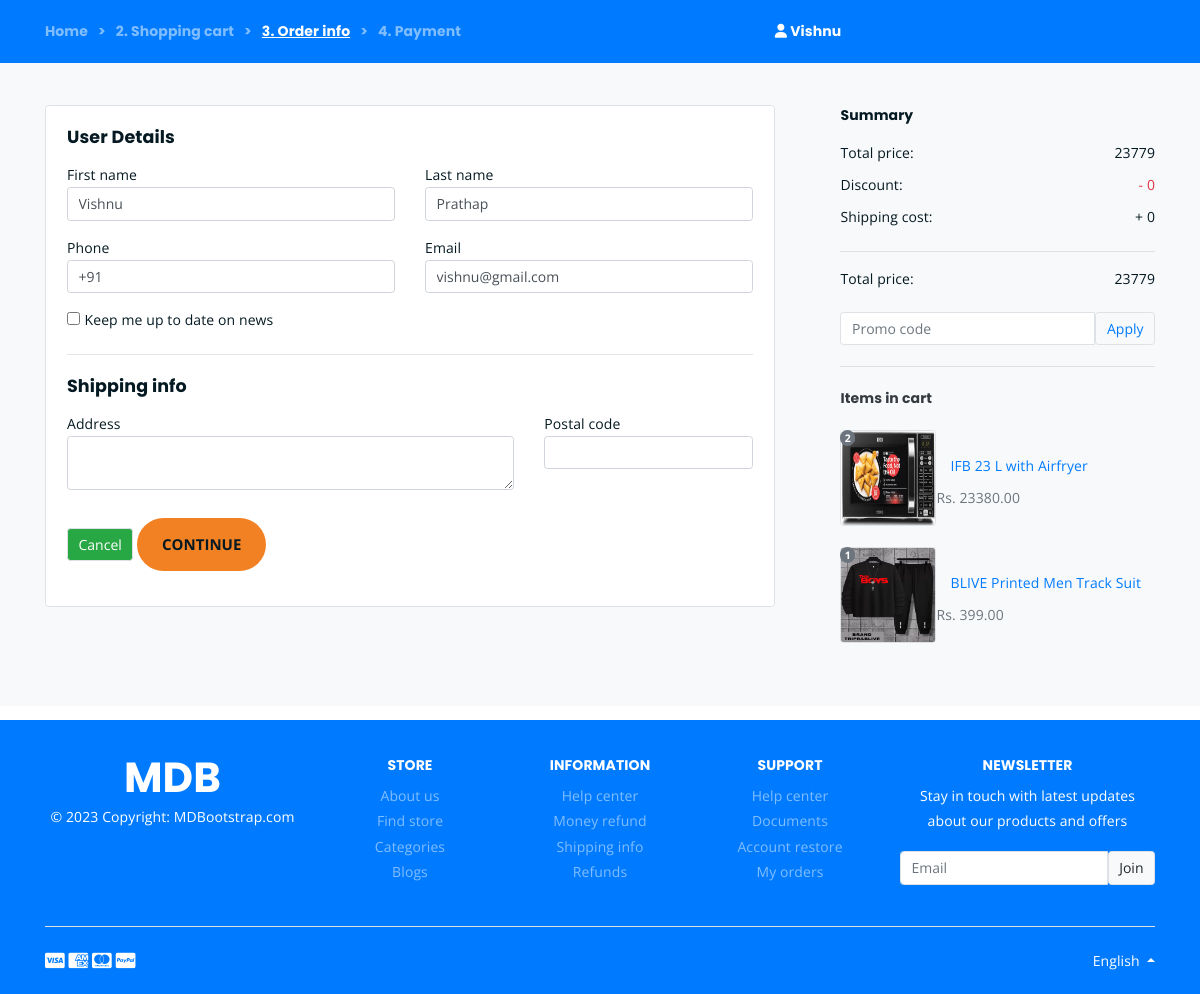
Screenshot of /cart/checkout (signed in) with the database file from the repository.
### cart/models.py (models this page shows, shortened)
class Cart(models.Model):
    user = models.ForeignKey(User,on_delete=models.CASCADE,related_name='user')
    product = models.ForeignKey(Product,on_delete=models.CASCADE,related_name='pdct')
    quantity = models.IntegerField()
    data_added = models.DateTimeField(auto_now_add=True)
    def subTotal(self):
        return self.product.price * self.quantity

### shop/models.py (models this page shows, shortened)
class Product(models.Model):
    name = models.CharField(max_length=50)
    desc = models.TextField()
    image = models.ImageField(upload_to='products')
    price = models.DecimalField(max_digits=10,decimal_places=2)
    stock = models.IntegerField()
    available = models.BooleanField(default=True)
    created = models.DateTimeField(auto_now_add=True)
    updated = models.DateTimeField(auto_now=True)
    category = models.ForeignKey(Category,on_delete=models.CASCADE,related_name='product')

### cart/views.py (the view, shortened to what this page needs)
# urls.py: path('checkout',views.checkout,name='checkout'),
def checkout(request):
    usr = request.user
    ct = Cart.objects.filter(user=usr)
    ttl = int(cartTotal(request))
    context = {'ct': ct, 'ttl': ttl,'usr':usr}
    return render(request,'checkout.html',context)

### cart/context_processors.py (called while the page is built)
def cartcount(request):
    try:
        u = request.user
        c = Cart.objects.filter(user=u)
        cnt = len(c)
        return {'count':cnt,'usr':u}
    except:
        return {'count':0}

### cart/views.py (called while the page is built)
def cartTotal(request):
    u = request.user
    p = Cart.objects.filter(user=u)
    total = 0
    for i in p:
       total += i.quantity * i.product.price
    return total

### shop/context_processors.py (called while the page is built)
def links(request):
    c = Category.objects.all()
    return {'links':c}

### templates/checkout.html (shortened to what this page needs)
{% load static %}
<head>
	<link rel="stylesheet" href="{%static 'assets/css/all.min.css' %}">
	<link rel="stylesheet" href="{%static 'assets/bootstrap/css/bootstrap.min.css' %}">
	<link rel="stylesheet" href="{%static 'assets/css/owl.carousel.css' %}">
	<link rel="stylesheet" href="{%static 'assets/css/magnific-popup.css' %}">
	<link rel="stylesheet" href="{%static 'assets/css/animate.css' %}">
	<link rel="stylesheet" href="{%static 'assets/css/meanmenu.min.css' %}">
	<link rel="stylesheet" href="{%static 'assets/css/main.css' %}">
	<link rel="stylesheet" href="{%static 'assets/css/responsive.css' %}">
	<link rel="stylesheet" href="https://cdnjs.cloudflare.com/ajax/libs/font-awesome/6.7.2/css/all.min.css">
</head>
<header>
  <div class="bg-primary">
    <div class="container py-4">
      <nav class="d-flex">
        <h6 class="mb-0">
          <a href="" class="text-white-50">Home</a>
          <span class="text-white-50 mx-2"> > </span>
          <a href="{% url 'cart:cartview' %}" class="text-white-50">2. Shopping cart</a>
          <span class="text-white-50 mx-2"> > </span>
          <a href="" class="text-white"><u>3. Order info</u></a>
          <span class="text-white-50 mx-2"> > </span>
          <a href="" class="text-white-50">4. Payment</a>
        </h6>
        <div class="mx-auto"><h6 class="text-white">{% if usr %}
										<a class="shopping-cart"><i class="fa-solid fa-user"></i>
											{{usr.first_name}}</a>
										{% endif %}</h6></div>
      </nav>
    </div>
  </div>
</header>
<section class="bg-light py-5">
  <div class="container">
    <div class="row">
      <div class="col-xl-8 col-lg-8 mb-4">
        <div class="card shadow-0 border">
          <div class="p-4">
            <h5 class="card-title mb-3">User Details</h5>
        <form method="post" >
            <div class="row">
              <div class="col-6 mb-3">
                <p class="mb-0">First name</p>
                <div class="form-outline">
                  <input type="text" id="typeText" placeholder="Type here" class="form-control" value="{{usr.first_name}}" />
                </div>
              </div>
              <div class="col-6">
                <p class="mb-0">Last name</p>
                <div class="form-outline">
                  <input type="text" id="typeText" placeholder="Type here" value="{{usr.last_name}}"class="form-control" />
                </div>
              </div>
              <div class="col-6 mb-3">
                <p class="mb-0">Phone</p>
                <div class="form-outline">
                  <input type="tel" id="typePhone" value="+91 " name="ph" class="form-control" />
                </div>
              </div>
              <div class="col-6 mb-3">
                <p class="mb-0">Email</p>
                <div class="form-outline">
                  <input type="email" id="typeEmail" placeholder="example@gmail.com" value="{{usr.email}}" class="form-control" />
                </div>
              </div>
            </div>
            <div class="form-check">
              <input class="form-check-input" type="checkbox" value="" id="flexCheckDefault" />
              <label class="form-check-label" for="flexCheckDefault">Keep me up to date on news</label>
            </div>
            <hr class="my-4" />
            <h5 class="card-title mb-3">Shipping info</h5>
            <div class="row">
              <div class="col-sm-8 mb-3">
                <p class="mb-0">Address</p>
                <div class="form-outline">
                  <textarea class="form-control" id="textAreaExample1" name="addr" rows="2"></textarea>
                </div>
              </div>
              <div class="col-sm-4 col-6 mb-3">
                <p class="mb-0">Postal code</p>
                <div class="form-outline">
                  <input type="text" id="typeText" name="pin" class="form-control" />
                </div>
              </div>
            </div>
            <div class="float-end">
              <input type="reset" class="btn btn-success shadow-0 border" value="Cancel">
              <input type="submit" class="btn btn-success shadow-0 border" id="openPaymentPopup" value="Continue">
        </form>
            </div>
          </div>
        </div>
      </div>
      <div class="col-xl-4 col-lg-4 d-flex justify-content-center justify-content-lg-end">
        <div class="ms-lg-4 mt-4 mt-lg-0" style="max-width: 320px;">
          <h6 class="mb-3">Summary</h6>
          <div class="d-flex justify-content-between">
            <p class="mb-2">Total price:</p>
            <p class="mb-2">{{ttl}}</p>
          </div>
          <div class="d-flex justify-content-between">
            <p class="mb-2">Discount:</p>
            <p class="mb-2 text-danger">- 0</p>
          </div>
          <div class="d-flex justify-content-between">
            <p class="mb-2">Shipping cost:</p>
            <p class="mb-2">+ 0</p>
          </div>
          <hr />
          <div class="d-flex justify-content-between">
            <p class="mb-2">Total price:</p>
            <p class="mb-2 fw-bold">{{ttl}}</p>
          </div>
          <div class="input-group mt-3 mb-4">
            <input type="text" class="form-control border" name="" placeholder="Promo code" />
            <button class="btn btn-light text-primary border">Apply</button>
          </div>
          <hr />
          <h6 class="text-dark my-4">Items in cart</h6>
{% for i in ct %}
          <div class="d-flex align-items-center mb-4">
            <div class="me-3 position-relative">
              <span class="position-absolute top-0 start-100 translate-middle badge rounded-pill badge-secondary">
                {{i.quantity}}
              </span>
              <img src="{{i.product.image.url}}" style="height: 96px; width: 96px;" class="img-sm rounded border" />
            </div>
            <div class="">
              <a href="#" class="nav-link">
                {{i.product.name}} <br />
              </a>
              <div class="price text-muted"> Rs. {{i.subTotal}}</div>
            </div>
          </div>
{% endfor %}
        </div>
      </div>
    </div>
</section>
<footer class="text-center text-lg-start text-muted bg-primary mt-3">
  <section class="">
    <div class="container text-center text-md-start pt-4 pb-4">
      <div class="row mt-3">
        <div class="col-12 col-lg-3 col-sm-12 mb-2">
          <a href="https://mdbootstrap.com/" target="_blank" class="text-white h2">
            MDB
          </a>
          <p class="mt-1 text-white">
            © 2023 Copyright: MDBootstrap.com
          </p>
        </div>
        <div class="col-6 col-sm-4 col-lg-2">
          <h6 class="text-uppercase text-white fw-bold mb-2">
            Store
          </h6>
          <ul class="list-unstyled mb-4">
            <li><a class="text-white-50" href="#">About us</a></li>
            <li><a class="text-white-50" href="#">Find store</a></li>
            <li><a class="text-white-50" href="#">Categories</a></li>
            <li><a class="text-white-50" href="#">Blogs</a></li>
          </ul>
        </div>
        <div class="col-6 col-sm-4 col-lg-2">
          <h6 class="text-uppercase text-white fw-bold mb-2">
            Information
          </h6>
          <ul class="list-unstyled mb-4">
            <li><a class="text-white-50" href="#">Help center</a></li>
            <li><a class="text-white-50" href="#">Money refund</a></li>
            <li><a class="text-white-50" href="#">Shipping info</a></li>
            <li><a class="text-white-50" href="#">Refunds</a></li>
          </ul>
        </div>
        <div class="col-6 col-sm-4 col-lg-2">
          <h6 class="text-uppercase text-white fw-bold mb-2">
            Support
          </h6>
          <ul class="list-unstyled mb-4">
            <li><a class="text-white-50" href="#">Help center</a></li>
            <li><a class="text-white-50" href="#">Documents</a></li>
            <li><a class="text-white-50" href="#">Account restore</a></li>
            <li><a class="text-white-50" href="#">My orders</a></li>
          </ul>
        </div>
        <div class="col-12 col-sm-12 col-lg-3">
          <h6 class="text-uppercase text-white fw-bold mb-2">Newsletter</h6>
          <p class="text-white">Stay in touch with latest updates about our products and offers</p>
          <div class="input-group mb-3">
            <input type="email" class="form-control border" placeholder="Email" aria-label="Email" aria-describedby="button-addon2" />
            <button class="btn btn-light border shadow-0" type="button" id="button-addon2" data-mdb-ripple-color="dark">
              Join
            </button>
          </div>
        </div>
      </div>
    </div>
  </section>
  <div class="">
    <div class="container">
      <div class="d-flex justify-content-between py-4 border-top">
        <div>
        </div>
        <div class="dropdown dropup">
          <a class="dropdown-toggle text-white" href="#" id="Dropdown" role="button" data-mdb-toggle="dropdown" aria-expanded="false"> English </a>
        </div>
      </div>
    </div>
  </div>
</footer>

### static/assets/css/main.css (style rules this page uses)
body img { max-width: 100%; }
a { cursor: pointer; text-decoration: none; -webkit-transition: all 0.2s ease-in-out; -o-transition: all 0.2s ease-in-out; transition: all 0.2s ease-in-out; }
h1, .h1, h2, .h2, h3, .h3, h4, .h4, h5, .h5, h6, .h6 { font-family: "Poppins", sans-serif; font-weight: 700; margin: 0 0 1.25rem 0; color: #051922; }
h1:last-child, .h1:last-child, h2:last-child, .h2:last-child, h3:last-child, .h3:last-child, h4:last-child, .h4:last-child, h5:last-child, .h5:last-child, h6:last-child, .h6:last-child { margin: 0; }
h2, .h2 { font-size: 3rem; font-weight: 700; line-height: 3.25rem; }
h5, .h5 { font-size: 1.25rem; font-weight: 700; line-height: 1.5rem; }
h6, .h6 { font-size: 1rem; font-weight: 700; line-height: 1.5rem; }
p { font-family: "Open Sans", sans-serif; font-weight: 400; font-size: 1rem; letter-spacing: 0.1px; line-height: 1.8; color: #051922; margin: 0 0 1.25rem 0; }
p:last-child { margin: 0; }
input[type="submit"] { -webkit-transition: 0.3s; -o-transition: 0.3s; transition: 0.3s; border-radius: 50px !important; }
input[type="submit"] { background-color: #F28123; color: #051922; font-weight: 700; text-transform: uppercase; font-size: 15px; border: none !important; cursor: pointer; padding: 15px 25px; border-radius: 3px; }

### rows the page displays
Cart: quantity "2", product.image (picture), product.name "IFB 23 L with Airfryer", subTotal "23380.00"
Cart: quantity "1", product.image (picture), product.name "BLIVE Printed Men Track Suit", subTotal "399.00"

### other values shown
{{ usr.first_name }} "Vishnu"
{{ ttl }} "23779"
